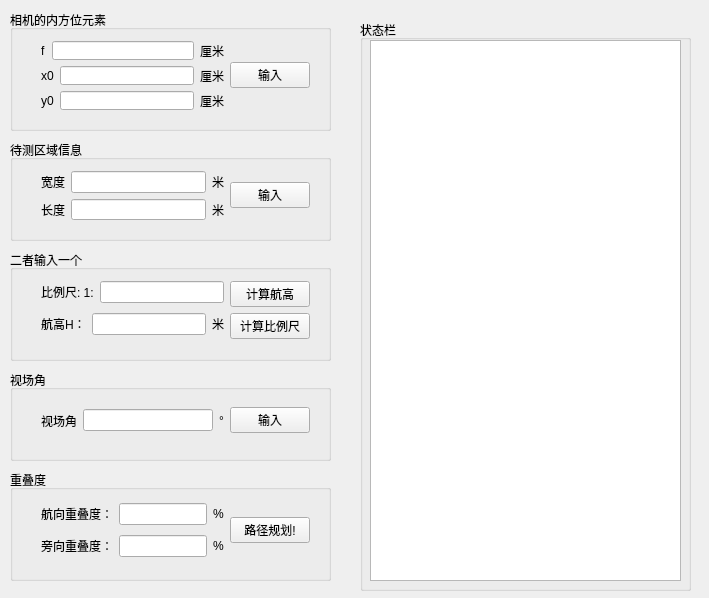
<?xml version="1.0" encoding="UTF-8"?>
<ui version="4.0">
 <class>LineDesignerDemoClass</class>
 <widget class="QMainWindow" name="LineDesignerDemoClass">
  <property name="geometry">
   <rect>
    <x>0</x>
    <y>0</y>
    <width>709</width>
    <height>598</height>
   </rect>
  </property>
  <property name="windowTitle">
   <string>LineDesignerDemo</string>
  </property>
  <widget class="QWidget" name="centralWidget">
   <widget class="QGroupBox" name="groupBox">
    <property name="geometry">
     <rect>
      <x>10</x>
      <y>10</y>
      <width>321</width>
      <height>121</height>
     </rect>
    </property>
    <property name="title">
     <string>相机的内方位元素</string>
    </property>
    <widget class="QWidget" name="horizontalLayoutWidget">
     <property name="geometry">
      <rect>
       <x>20</x>
       <y>20</y>
       <width>291</width>
       <height>91</height>
      </rect>
     </property>
     <layout class="QHBoxLayout" name="horizontalLayout_7">
      <item>
       <layout class="QVBoxLayout" name="verticalLayout_3">
        <item>
         <layout class="QHBoxLayout" name="horizontalLayout_4">
          <item>
           <widget class="QLabel" name="label_5">
            <property name="text">
             <string>f</string>
            </property>
           </widget>
          </item>
          <item>
           <widget class="QLineEdit" name="lineEdit_3"/>
          </item>
          <item>
           <widget class="QLabel" name="label_11">
            <property name="text">
             <string>厘米</string>
            </property>
           </widget>
          </item>
         </layout>
        </item>
        <item>
         <layout class="QHBoxLayout" name="horizontalLayout_8">
          <item>
           <widget class="QLabel" name="label_9">
            <property name="text">
             <string>x0</string>
            </property>
           </widget>
          </item>
          <item>
           <widget class="QLineEdit" name="lineEdit_5"/>
          </item>
          <item>
           <widget class="QLabel" name="label_12">
            <property name="text">
             <string>厘米</string>
            </property>
           </widget>
          </item>
         </layout>
        </item>
        <item>
         <layout class="QHBoxLayout" name="horizontalLayout_9">
          <item>
           <widget class="QLabel" name="label_10">
            <property name="text">
             <string>y0</string>
            </property>
           </widget>
          </item>
          <item>
           <widget class="QLineEdit" name="lineEdit_6"/>
          </item>
          <item>
           <widget class="QLabel" name="label_13">
            <property name="text">
             <string>厘米</string>
            </property>
           </widget>
          </item>
         </layout>
        </item>
       </layout>
      </item>
      <item>
       <widget class="QPushButton" name="okButton">
        <property name="text">
         <string>输入</string>
        </property>
       </widget>
      </item>
     </layout>
    </widget>
   </widget>
   <widget class="QGroupBox" name="groupBox_2">
    <property name="geometry">
     <rect>
      <x>10</x>
      <y>140</y>
      <width>321</width>
      <height>101</height>
     </rect>
    </property>
    <property name="title">
     <string>待测区域信息</string>
    </property>
    <widget class="QWidget" name="horizontalLayoutWidget_6">
     <property name="geometry">
      <rect>
       <x>20</x>
       <y>20</y>
       <width>291</width>
       <height>71</height>
      </rect>
     </property>
     <layout class="QHBoxLayout" name="horizontalLayout_14">
      <item>
       <layout class="QVBoxLayout" name="verticalLayout">
        <item>
         <layout class="QHBoxLayout" name="horizontalLayout_13">
          <item>
           <widget class="QLabel" name="label_16">
            <property name="text">
             <string>宽度</string>
            </property>
           </widget>
          </item>
          <item>
           <widget class="QLineEdit" name="lineEdit_8"/>
          </item>
          <item>
           <widget class="QLabel" name="label_17">
            <property name="text">
             <string>米</string>
            </property>
           </widget>
          </item>
         </layout>
        </item>
        <item>
         <layout class="QHBoxLayout" name="horizontalLayout_6">
          <item>
           <widget class="QLabel" name="label_15">
            <property name="text">
             <string>长度</string>
            </property>
           </widget>
          </item>
          <item>
           <widget class="QLineEdit" name="lineEdit_7"/>
          </item>
          <item>
           <widget class="QLabel" name="label_18">
            <property name="text">
             <string>米</string>
            </property>
           </widget>
          </item>
         </layout>
        </item>
       </layout>
      </item>
      <item>
       <widget class="QPushButton" name="pushButton_3">
        <property name="text">
         <string>输入</string>
        </property>
       </widget>
      </item>
     </layout>
    </widget>
   </widget>
   <widget class="QGroupBox" name="groupBox_3">
    <property name="geometry">
     <rect>
      <x>360</x>
      <y>20</y>
      <width>331</width>
      <height>571</height>
     </rect>
    </property>
    <property name="title">
     <string>状态栏</string>
    </property>
    <widget class="QTextEdit" name="textEdit">
     <property name="geometry">
      <rect>
       <x>10</x>
       <y>20</y>
       <width>311</width>
       <height>541</height>
      </rect>
     </property>
    </widget>
   </widget>
   <widget class="QGroupBox" name="groupBox_4">
    <property name="geometry">
     <rect>
      <x>10</x>
      <y>370</y>
      <width>321</width>
      <height>91</height>
     </rect>
    </property>
    <property name="title">
     <string>视场角</string>
    </property>
    <widget class="QWidget" name="horizontalLayoutWidget_4">
     <property name="geometry">
      <rect>
       <x>20</x>
       <y>20</y>
       <width>291</width>
       <height>61</height>
      </rect>
     </property>
     <layout class="QHBoxLayout" name="horizontalLayout_3">
      <item>
       <widget class="QLabel" name="label">
        <property name="text">
         <string>视场角</string>
        </property>
       </widget>
      </item>
      <item>
       <widget class="QLineEdit" name="lineEdit_2"/>
      </item>
      <item>
       <widget class="QLabel" name="label_2">
        <property name="text">
         <string>°</string>
        </property>
       </widget>
      </item>
      <item>
       <widget class="QPushButton" name="pushButton_2">
        <property name="text">
         <string>输入</string>
        </property>
       </widget>
      </item>
     </layout>
    </widget>
   </widget>
   <widget class="QGroupBox" name="groupBox_5">
    <property name="geometry">
     <rect>
      <x>10</x>
      <y>470</y>
      <width>321</width>
      <height>111</height>
     </rect>
    </property>
    <property name="title">
     <string>重叠度</string>
    </property>
    <widget class="QWidget" name="horizontalLayoutWidget_8">
     <property name="geometry">
      <rect>
       <x>20</x>
       <y>20</y>
       <width>291</width>
       <height>80</height>
      </rect>
     </property>
     <layout class="QHBoxLayout" name="horizontalLayout_12">
      <item>
       <layout class="QVBoxLayout" name="verticalLayout_5">
        <item>
         <layout class="QHBoxLayout" name="horizontalLayout_5">
          <item>
           <widget class="QLabel" name="label_4">
            <property name="text">
             <string>航向重叠度：</string>
            </property>
           </widget>
          </item>
          <item>
           <widget class="QLineEdit" name="lineEdit_4"/>
          </item>
          <item>
           <widget class="QLabel" name="label_6">
            <property name="text">
             <string>%</string>
            </property>
           </widget>
          </item>
         </layout>
        </item>
        <item>
         <layout class="QHBoxLayout" name="horizontalLayout_10">
          <item>
           <widget class="QLabel" name="label_7">
            <property name="text">
             <string>旁向重叠度：</string>
            </property>
           </widget>
          </item>
          <item>
           <widget class="QLineEdit" name="lineEdit_10"/>
          </item>
          <item>
           <widget class="QLabel" name="label_8">
            <property name="text">
             <string>%</string>
            </property>
           </widget>
          </item>
         </layout>
        </item>
       </layout>
      </item>
      <item>
       <widget class="QPushButton" name="pushButton_5">
        <property name="text">
         <string>路径规划!</string>
        </property>
       </widget>
      </item>
     </layout>
    </widget>
   </widget>
   <widget class="QGroupBox" name="groupBox_6">
    <property name="geometry">
     <rect>
      <x>10</x>
      <y>250</y>
      <width>321</width>
      <height>111</height>
     </rect>
    </property>
    <property name="title">
     <string>二者输入一个</string>
    </property>
    <widget class="QWidget" name="horizontalLayoutWidget_3">
     <property name="geometry">
      <rect>
       <x>20</x>
       <y>20</y>
       <width>291</width>
       <height>80</height>
      </rect>
     </property>
     <layout class="QHBoxLayout" name="horizontalLayout_11">
      <item>
       <layout class="QVBoxLayout" name="verticalLayout_4">
        <item>
         <layout class="QHBoxLayout" name="horizontalLayout_2">
          <item>
           <widget class="QLabel" name="label_3">
            <property name="text">
             <string>比例尺: 1:</string>
            </property>
           </widget>
          </item>
          <item>
           <widget class="QLineEdit" name="lineEdit"/>
          </item>
         </layout>
        </item>
        <item>
         <layout class="QHBoxLayout" name="horizontalLayout">
          <item>
           <widget class="QLabel" name="label_20">
            <property name="text">
             <string>航高H：</string>
            </property>
           </widget>
          </item>
          <item>
           <widget class="QLineEdit" name="lineEdit_9"/>
          </item>
          <item>
           <widget class="QLabel" name="label_19">
            <property name="text">
             <string>米</string>
            </property>
           </widget>
          </item>
         </layout>
        </item>
       </layout>
      </item>
      <item>
       <layout class="QVBoxLayout" name="verticalLayout_2">
        <item>
         <widget class="QPushButton" name="pushButton">
          <property name="text">
           <string>计算航高</string>
          </property>
         </widget>
        </item>
        <item>
         <widget class="QPushButton" name="pushButton_4">
          <property name="text">
           <string>计算比例尺</string>
          </property>
         </widget>
        </item>
       </layout>
      </item>
     </layout>
    </widget>
   </widget>
   <zorder>groupBox</zorder>
   <zorder>groupBox_2</zorder>
   <zorder>groupBox_3</zorder>
   <zorder>groupBox_4</zorder>
   <zorder>groupBox_5</zorder>
   <zorder>label_4</zorder>
   <zorder>groupBox_6</zorder>
  </widget>
 </widget>
 <layoutdefault spacing="6" margin="11"/>
 <resources>
  <include location="linedesignerdemo.qrc"/>
 </resources>
 <connections>
  <connection>
   <sender>okButton</sender>
   <signal>clicked()</signal>
   <receiver>LineDesignerDemoClass</receiver>
   <slot>buttonClicked()</slot>
   <hints>
    <hint type="sourcelabel">
     <x>295</x>
     <y>78</y>
    </hint>
    <hint type="destinationlabel">
     <x>410</x>
     <y>300</y>
    </hint>
   </hints>
  </connection>
  <connection>
   <sender>pushButton_3</sender>
   <signal>clicked()</signal>
   <receiver>LineDesignerDemoClass</receiver>
   <slot>pushButton_3_Clicked()</slot>
   <hints>
    <hint type="sourcelabel">
     <x>277</x>
     <y>194</y>
    </hint>
    <hint type="destinationlabel">
     <x>395</x>
     <y>240</y>
    </hint>
   </hints>
  </connection>
  <connection>
   <sender>pushButton</sender>
   <signal>clicked()</signal>
   <receiver>LineDesignerDemoClass</receiver>
   <slot>pushButton_Clicked()</slot>
   <hints>
    <hint type="sourcelabel">
     <x>271</x>
     <y>270</y>
    </hint>
    <hint type="destinationlabel">
     <x>372</x>
     <y>270</y>
    </hint>
   </hints>
  </connection>
  <connection>
   <sender>pushButton_4</sender>
   <signal>clicked()</signal>
   <receiver>LineDesignerDemoClass</receiver>
   <slot>pushButton_4_Clicked()</slot>
   <hints>
    <hint type="sourcelabel">
     <x>266</x>
     <y>306</y>
    </hint>
    <hint type="destinationlabel">
     <x>412</x>
     <y>387</y>
    </hint>
   </hints>
  </connection>
  <connection>
   <sender>pushButton_2</sender>
   <signal>clicked()</signal>
   <receiver>LineDesignerDemoClass</receiver>
   <slot>pushButton_2_Clicked()</slot>
   <hints>
    <hint type="sourcelabel">
     <x>300</x>
     <y>391</y>
    </hint>
    <hint type="destinationlabel">
     <x>393</x>
     <y>339</y>
    </hint>
   </hints>
  </connection>
  <connection>
   <sender>pushButton_5</sender>
   <signal>clicked()</signal>
   <receiver>LineDesignerDemoClass</receiver>
   <slot>pushButton_5_Clicked()</slot>
   <hints>
    <hint type="sourcelabel">
     <x>296</x>
     <y>500</y>
    </hint>
    <hint type="destinationlabel">
     <x>392</x>
     <y>465</y>
    </hint>
   </hints>
  </connection>
 </connections>
 <slots>
  <slot>buttonClicked()</slot>
  <slot>pushButton_3_Clicked()</slot>
  <slot>pushButton_Clicked()</slot>
  <slot>pushButton_4_Clicked()</slot>
  <slot>pushButton_2_Clicked()</slot>
  <slot>pushButton_5_Clicked()</slot>
 </slots>
</ui>
